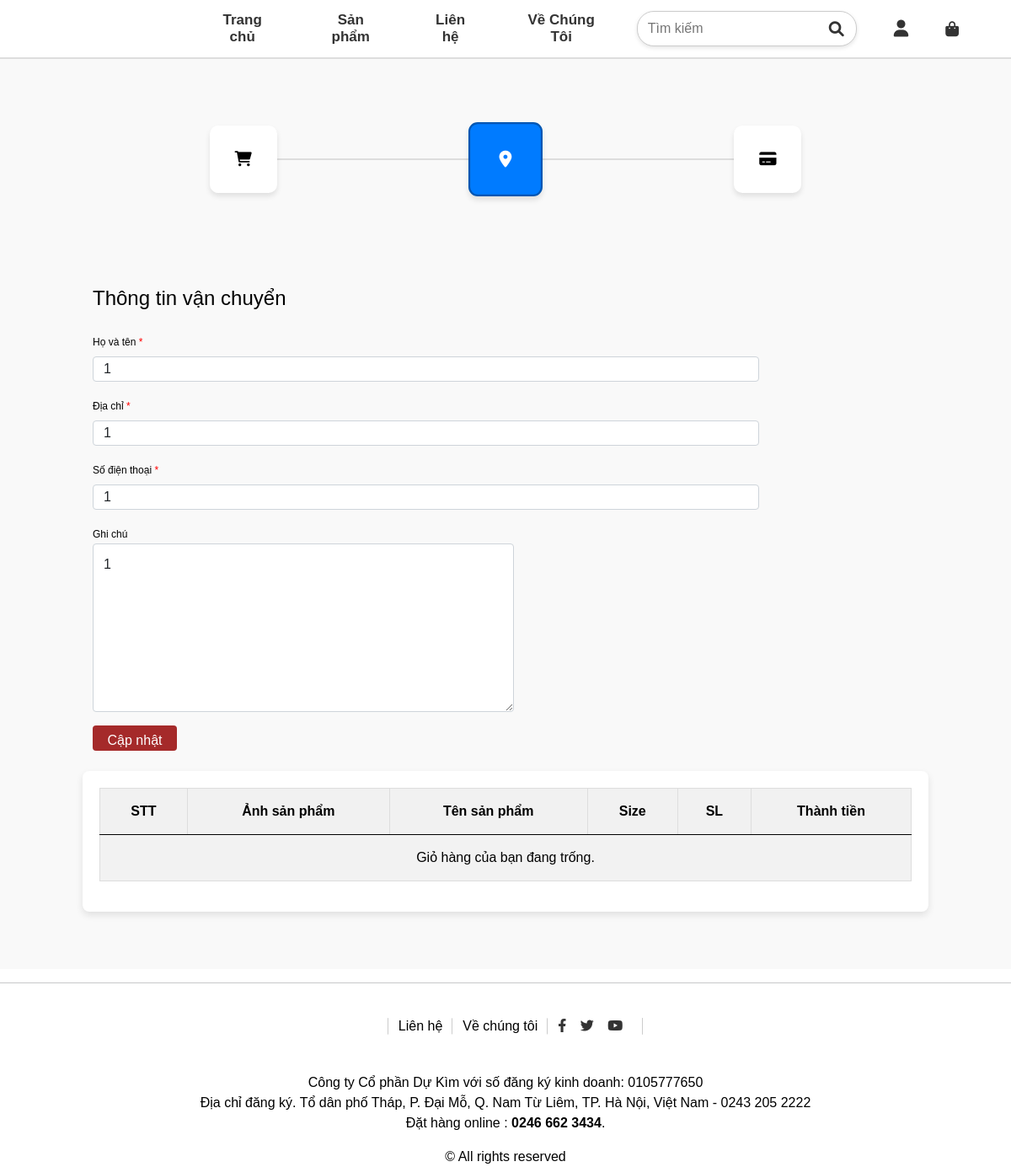
/khachhang/ship.php, run on the app's committed database.
### tables this page shows
CREATE TABLE `shipping` (
  `shipping_id` int(11) NOT NULL,
  `name` varchar(100) NOT NULL,
  `phone` varchar(50) NOT NULL,
  `address` varchar(200) NOT NULL,
  `note` varchar(200) NOT NULL,
  `user_id` int(11) NOT NULL
);

### khachhang/ship.php (the view, shortened to what this page needs)
<?php
include 'header.php';
?>
<section class="cart py-5">
    <div class="container">
        <div class="cart-top-wrap">
            <div class="cart-top">
                <div class="cart-top-cart ">
                    <a href="cart.php"><i class="fas fa-shopping-cart"></i></a>
                </div>
                <div class="cart-top-cart current">
                    <a href="ship.php"><i class="fas fa-map-marker-alt"></i></a>
                </div>
                <div class="cart-top-cart">
                    <a href="payment.php"><i class="fas fa-credit-card"></i></a>
                </div>
            </div>
        </div>
        <div class="admin-content-right mb-4">
            <div class="admin-content-right-product_add">
                <h1 class="h4 mb-4">Thông tin vận chuyển</h1>
                 <?php
                $user_id = intval($_SESSION['user_id'] ?? 0);
                $shipping_info = [
                    'name' => '',
                    'address' => '',
                    'phone' => '',
                    'note' => ''
                ];
                $sql_check = "SELECT * FROM shipping WHERE user_id = '$user_id' LIMIT 1";
                $result_check = mysqli_query($conn, $sql_check);
                if ($result_check && mysqli_num_rows($result_check) > 0) {
                    $shipping_info = mysqli_fetch_assoc($result_check);
                }
                ?>
                <form action="" method="post" class="form-container" autocomplete="off">
                    <div class="mb-3">
                        <label for="name">Họ và tên <span style="color: red;">*</span></label>
                        <input name="name" value="<?php echo htmlspecialchars($shipping_info['name'] ?? ''); ?>" required type="text" class="form-control" placeholder="Nhập tên người dùng">
                    </div>
                    <div class="mb-3">
                        <label for="address">Địa chỉ <span style="color: red;">*</span></label>
                        <input name="address" value="<?php echo htmlspecialchars($shipping_info['address'] ?? ''); ?>" required type="text" class="form-control" placeholder="Nhập địa chỉ người dùng">
                    </div>
                    <div class="mb-3">
                        <label for="phone">Số điện thoại <span style="color: red;">*</span></label>
                        <input name="phone" value="<?php echo htmlspecialchars($shipping_info['phone'] ?? ''); ?>" required type="text" class="form-control" placeholder="Nhập số điện thoại người dùng">
                    </div>
                    <div class="mb-3">
                        <label for="note">Ghi chú</label>
                        <textarea name="note" class="form-control" placeholder="Thêm ghi chú nếu có"><?php echo htmlspecialchars($shipping_info['note'] ?? ''); ?></textarea>
                    </div>
                    <?php
                    if (empty($shipping_info['name']) && empty($shipping_info['phone'])) {
                        echo '<button type="submit" class="btn btn-primary">Đặt hàng</button>';
                    } else {
                        echo '<button type="submit" class="btn btn-primary">Cập nhật</button>';
                    }
                    ?>
                </form>
            </div>
        </div>
        <div class="cart-content-left">
            <table class="table table-striped">
                <thead>
                    <tr>
                        <th>STT</th>
                        <th>Ảnh sản phẩm</th>
                        <th>Tên sản phẩm</th>
                        <th>Size</th>
                        <th>SL</th>
                        <th>Thành tiền</th>
                    </tr>
                </thead>
                <tbody>
                    <?php
                    if (isset($_SESSION['cart']) && !empty($_SESSION['cart'])) {
                        $i = 0;
                        $total = 0;
                        foreach ($_SESSION['cart'] as $key => $item) {
                            $i++;
                            $id = $item['id'] ?? 0;
                            $price = $item['price'] ?? 0;
                            $quantity = $item['quantity'] ?? 1;
                            $name = $item['name'] ?? 'Sản phẩm không có tên';
                            $size = $item['size'] ?? 'Không có kích thước';
                            $image = $item['image'] ?? 'default_image.jpg';
                            $thanhtien = $price * $quantity;
                            $total += $thanhtien;
                    ?>
                            <tr>
                                <td><?php echo $i; ?></td>
                                <td><img src="../uploads/<?php echo $image; ?>" alt="Hình ảnh sản phẩm" class="img-thumbnail" style="width: 50px; height: 50px;"></td>
                                <td><?php echo $name; ?></td>
                                <td><?php echo $size; ?></td>
                                <td><?php echo $quantity; ?></td>
                                <td><?php echo number_format($thanhtien, 0, ',', '.'); ?> đ</td>
                            </tr>
                        <?php
                        }
                        ?>
                        <tr>
                            <td colspan="5"><strong>Tổng cộng:</strong></td>
                            <td><strong><?php echo number_format($total, 0, ',', '.'); ?> đ</strong></td>
                        </tr>
                    <?php
                    } else {
                        echo "<tr><td colspan='7'>Giỏ hàng của bạn đang trống.</td></tr>";
                    }
                    ?>
                </tbody>
            </table>
        </div>
    </div>
</section>
<?php
include 'footer.php';
?>

### styles1.css (style rules this page uses)
* { margin: 0; padding: 0; box-sizing: border-box; font-family: Arial, Helvetica, sans-serif; }
body { padding-top: 70px; }
a { text-decoration: none; color: black; }
.container { width: 100%; margin: 0 auto; padding: 20px; }
.cart { padding: 20px; background-color: #f9f9f9; }
.container { width: 90%; max-width: 1200px; margin: 0 auto; }
.cart-top-wrap { display: flex; justify-content: center; margin-bottom: 20px; }
.cart-top { height: 2px; width: 70%; background-color: #dddddd; display: flex; justify-content: space-between; align-items: center; margin: 50px 0 100px; }
.cart-top-cart { display: flex; justify-content: center; align-items: center; flex-direction: column; padding: 10px; font-size: 18px; background-color: #ffffff; border-radius: 10px; box-shadow: 0 4px 6px rgba(0, 0, 0, 0.1); width: 80px; height: 80px; color: #6c757d; transition: transform 0.3s ease, background-color 0.3s ease, color 0.3s ease; }
.cart-top-cart.current { background-color: #007bff; color: #ffffff; border: 2px solid #0056b3; transform: scale(1.1); }
.cart-top-cart i { transition: color 0.3s ease; }
.cart-top-cart.current i { color: #ffffff; }
.cart-content-left { flex-basis: 70%; padding: 20px; background-color: white; border-radius: 8px; box-shadow: 0 4px 8px rgba(0, 0, 0, 0.1); }
.cart-content-left table, .cart-content-right table { width: 100%; border-collapse: collapse; }
.cart-content-left table th, .cart-content-left table td { padding: 15px; border: 1px solid #ddd; text-align: center; vertical-align: middle; }
.cart-content-left table th { background-color: #f1f1f1; font-weight: bold; }
.payment-content-left p,label { font-size: 12px; font-family: var(--main-text-font); }

### styles_admin.css (style rules this page uses)
* { margin: 0; padding: 0; box-sizing: border-box; color: black; outline: none; }
a { text-decoration: none; }
.admin-content-right { width: 80%; padding: 30px 0 0 12px; display: grid; }
.admin-content-right-cartegory_list table tr th,td { border: 1px solid #dddddd; }
table { border-collapse: collapse; }
.admin-content-right-product_add input,select { width: 100%; height: 30px; display: block; margin: 6px 0 12px; padding-left: 12px; }
.admin-content-right-product_add textarea { display: block; height: 200px; width: 500px; margin-bottom: 12px; padding: 12px; }
.admin-content-right-product_add button { display: block; margin-top: 10px; height: 30px; width: 100px; cursor: pointer; background-color: brown; border: none; color: white; transition: all 0.3s ease; }

### data on the page
shipping: name "1", address "1", phone "1", note "1"
